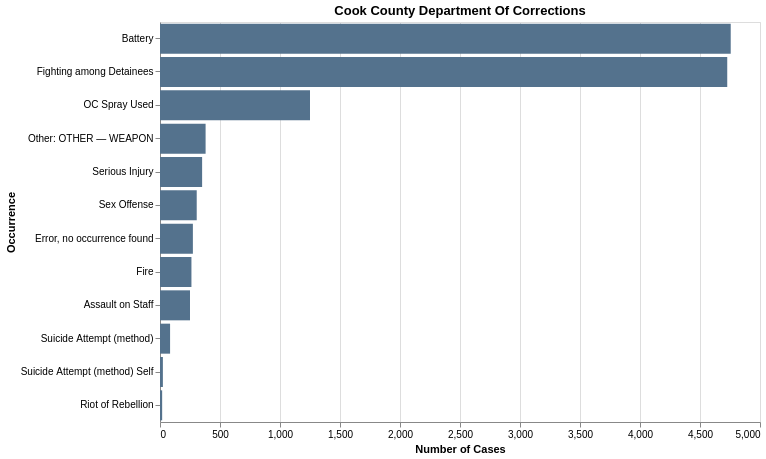

The code cell stored with this chart in its notebook:
### Code cell
cook_county

### Figure 1 — Vega-Lite specification as saved in the notebook (floating-point values rounded to 4 significant figures)
{"config": {"view": {"continuousWidth": 300, "continuousHeight": 300}}, "data": {"name": "data-ff19be81a38bffed1575dbfc6819309e"}, "mark": {"type": "bar", "color": "#54728d"}, "encoding": {"tooltip": [{"field": "Cleaned Occurrences", "title": "Occurrence", "type": "nominal"}, {"field": "count", "format": ",d", "title": "Case Count", "type": "quantitative"}], "x": {"field": "count", "title": "Number of Cases", "type": "quantitative"}, "y": {"field": "Cleaned Occurrences", "sort": "-x", "title": "Occurrence", "type": "nominal"}}, "height": 400, "title": "Cook County Department Of Corrections", "width": 600, "$schema": "https://vega.github.io/schema/vega-lite/v5.20.1.json", "datasets": {"data-ff19be81a38bffed1575dbfc6819309e": [{"Cleaned Occurrences": "Battery", "count": 4756}, {"Cleaned Occurrences": "Fighting among Detainees", "count": 4727}, {"Cleaned Occurrences": "OC Spray Used", "count": 1250}, {"Cleaned Occurrences": "Other: OTHER — WEAPON", "count": 380}, {"Cleaned Occurrences": "Serious Injury", "count": 351}, {"Cleaned Occurrences": "Sex Offense", "count": 306}, {"Cleaned Occurrences": "Error, no occurrence found", "count": 274}, {"Cleaned Occurrences": "Fire", "count": 262}, {"Cleaned Occurrences": "Assault on Staff", "count": 250}, {"Cleaned Occurrences": "Suicide Attempt (method)", "count": 84}, {"Cleaned Occurrences": "Suicide Attempt (method) Self", "count": 24}, {"Cleaned Occurrences": "Riot of Rebellion", "count": 18}]}}
